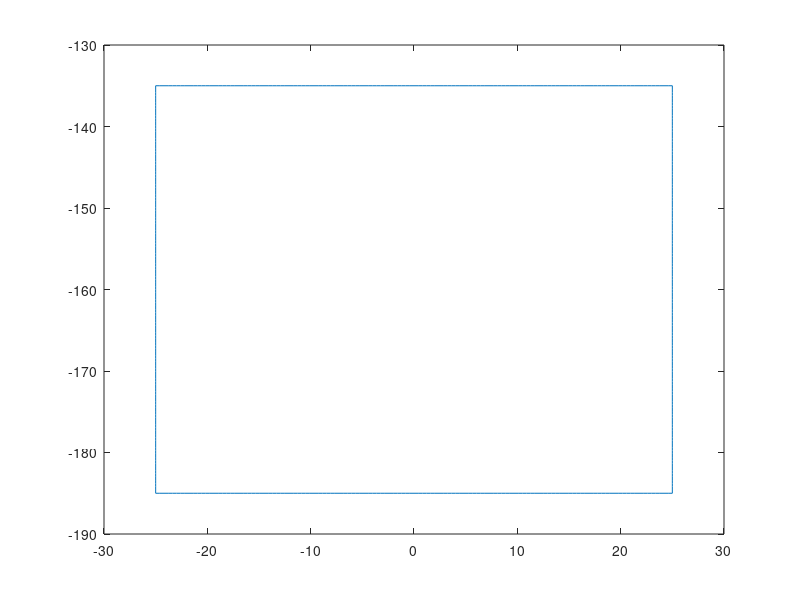

Reproduce this figure in MATLAB. (Note: this script raises an error after producing the figure.)
%% Square gait

clc
clear
close all

%%

% Leg lengths
L1 = 50;
L2 = 150;

% Gait frequency
f = 0.5; % Hz

% Number of points on trajectory
N = 500;

% Publish rate (for config)
publish_rate = f * N

% Square dimensions
width = 50;
height = 50;
y_offset = -160;

top = [linspace(-width/2, width/2, N/4);
     linspace(height/2 + y_offset, height/2 + y_offset, N/4);
     zeros(1,N/4)];
right = [linspace(width/2, width/2, N/4);
     linspace(height/2 + y_offset, -height/2 + y_offset, N/4);
     zeros(1,N/4)];
bottom = [linspace(width/2, -width/2, N/4);
     linspace(-height/2 + y_offset, -height/2 + y_offset, N/4);
     zeros(1,N/4)];
left = [linspace(-width/2, -width/2, N/4);
     linspace(-height/2 + y_offset, height/2 + y_offset, N/4);
     zeros(1,N/4)];
 
square = [top, right, bottom, left];

figure
plot(square(1,:), square(2,:));

writematrix(square.', '../gait_publisher/gaits/square-test.csv', 'Delimiter', ',')